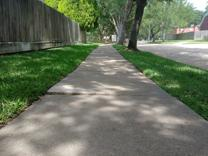
%> input picture sidewalk_pics/play_2.jpg, 208 x 156 px
$ octave detect_sidewalk.m   (GNU Octave 9; MATLAB toolbox functions it lacks are replaced by stand-ins)
%> lines starting %> are read from the running program, lines starting %| are printed output that depends on the picture
### CannyEdgeDetector.m
% Perform edge detection with interpolation during non maximum suppression
function [Gmag, angle] =  CannyEdgeDetector(im)
    close all;  % Close figures
    saveImage = false;
    sigma = 1; % Gaussian filter sigma
    highThresholdRatio = 0.275; % High threshold ratio
    lowThresholdRatio = 0.25; % Low threshold ratio OF THE high threshold

    % Change the current folder to the folder of this m-file.
    % Courtesy of Brett Shoelson
    if(~isdeployed)
      cd(fileparts(which(mfilename)));
    end

%     im = imread('sw_2.jpg');

    if saveImage
        figure; imshow(im);
        title('Original Image');
        imwrite(im, 'Output_Photos\1_original.jpg');
    end

    % Smooth with Gaussian 5x5 filter to reduce noise
%     im = rgb2gray(im);

    if saveImage
        figure; imshow(im);
        title('B/W Image');
        imwrite(im, 'Output_Photos\2_bw.jpg');
    end

    im = double(imgaussfilt(im,sigma));

    if saveImage
        figure; imshow(NormalizeMatrix(im));
        title('Gaussian Filter');
        imwrite(NormalizeMatrix(im), 'Output_Photos\3_gaussian.jpg');
    end

    % Find the intensity gradient of the image
    Gx = SobelFilter(im, 'x');
    Gy = SobelFilter(im, 'y');
    Gx = imgaussfilt(Gx,sigma);
    Gy = imgaussfilt(Gy,sigma);

    if saveImage
        figure; imshow(abs(NormalizeMatrix(Gx)));
        title('Gx Sobel Filter');
        imwrite(abs(NormalizeMatrix(Gx)), 'Output_Photos\4_gx_sobel.jpg');
    end

    if saveImage
        figure; imshow(abs(NormalizeMatrix(Gy)));
        title('Gy Sobel Filter');
        imwrite(abs(NormalizeMatrix(Gy)), 'Output_Photos\5_gy_sobel.jpg');
    end

    % Find the magnitude of the gradient
    Gmag = sqrt(Gx.^2 + Gy.^2);
    angle = atan2(Gy,Gx)*180/pi;

    if saveImage
        figure; imshow(NormalizeMatrix(Gmag));
        title('Gmag');
        imwrite(NormalizeMatrix(Gmag), 'Output_Photos\6_gmag.jpg');
    end

    % Perform non-maximum suppression using interpolation
    [h,w] = size(im);
    X=[-1,0,+1 ;-1,0,+1 ;-1,0,+1];
	Y=[-1,-1,-1 ;0,0,0 ;+1,+1,+1];
    output = zeros(h,w);
    x = [0 1];
    for i=2:h-1 % row
        for j=2:w-1 % col
            if (angle(i,j)>=0 && angle(i,j)<=45) || ...
                    (angle(i,j)<-135 && angle(i,j)>=-180)
                yBot = [Gmag(i,j+1) Gmag(i+1,j+1)];
                yTop = [Gmag(i,j-1) Gmag(i-1,j-1)];
                x_est = abs(Gy(i,j)/Gmag(i,j)); % y
                if (Gmag(i,j) >= ((yBot(2)-yBot(1))*x_est+yBot(1)) && ...
                    Gmag(i,j) >= ((yTop(2)-yTop(1))*x_est+yTop(1))) % interpolation
                    output(i,j)= Gmag(i,j);
                else
                    output(i,j)=0;
                end
            elseif (angle(i,j)>45 && angle(i,j)<=90) || ...
                    (angle(i,j)<-90 && angle(i,j)>=-135)
                yBot = [Gmag(i+1,j) Gmag(i+1,j+1)];
                yTop = [Gmag(i-1,j) Gmag(i-1,j-1)];
                x_est = abs(Gx(i,j)/Gmag(i,j));
                if (Gmag(i,j) >= ((yBot(2)-yBot(1))*x_est+yBot(1)) && ...
                    Gmag(i,j) >= ((yTop(2)-yTop(1))*x_est+yTop(1)))
                    output(i,j)= Gmag(i,j);
                else
                    output(i,j)=0;
                end
            elseif (angle(i,j)>90 && angle(i,j)<=135) || ...
                    (angle(i,j)<-45 && angle(i,j)>=-90)
                yBot = [Gmag(i+1,j) Gmag(i+1,j-1)];
                yTop = [Gmag(i-1,j) Gmag(i-1,j+1)];
                x_est = abs(Gx(i,j)/Gmag(i,j));
                if (Gmag(i,j) >= ((yBot(2)-yBot(1))*x_est+yBot(1)) && ...
                    Gmag(i,j) >= ((yTop(2)-yTop(1))*x_est+yTop(1)))
                    output(i,j)= Gmag(i,j);
                else
                    output(i,j)=0;
                end
            elseif (angle(i,j)>135 && angle(i,j)<=180) || ...
                    (angle(i,j)<0 && angle(i,j)>=-45)
                yBot = [Gmag(i,j-1) Gmag(i+1,j-1)];
                yTop = [Gmag(i,j+1) Gmag(i-1,j+1)];
                x_est = abs(Gx(i,j)/Gmag(i,j));
                if (Gmag(i,j) >= ((yBot(2)-yBot(1))*x_est+yBot(1)) && ...
                    Gmag(i,j) >= ((yTop(2)-yTop(1))*x_est+yTop(1)))
                    output(i,j)= Gmag(i,j);
                else
                    output(i,j)=0;
                end
            end
        end
    end

    Gmag = NormalizeMatrix(output);
    if saveImage
        figure; imshow(Gmag);
        title('Non Maximum Suppression');
        imwrite(Gmag, 'Output_Photos\7_non_maximum_suppression.jpg');
    end

    % Perform double thresholding
    highThreshold = max(max(Gmag))*highThresholdRatio;
    lowThreshold = highThreshold*lowThresholdRatio;
    strongEdgesRow = zeros(1,h*w); % Keep track of the strong edge row index
    strongEdgesCol = zeros(1,h*w); % Keep track of the strong edge col index
    weakEdgesRow = zeros(1,h*w);  % Keep track of the weak edge row index
    weakEdgesCol = zeros(1,h*w);  % Keep track of the weak edge col index
    strongIndex = 1;
    weakIndex = 1;
    for i=2:h-1 % row
        for j=2:w-1 % col
            if Gmag(i,j) > highThreshold    % Strong edge
                Gmag(i,j) = 1;
                strongEdgesRow(strongIndex) = i;
                strongEdgesCol(strongIndex) = j;
                strongIndex = strongIndex + 1;
            elseif Gmag(i,j) < lowThreshold % No edge
                Gmag(i,j) = 0;
            else                            % Weak edge
                weakEdgesRow(weakIndex) = i;
                weakEdgesCol(weakIndex) = j;
                weakIndex = weakIndex + 1;
            end
        end
    end

    if saveImage
        figure; imshow(Gmag);
        title('Double Threshold');
        imwrite(Gmag, 'Output_Photos\8_double_threshold.jpg');
    end

    % Perform edge tracking by hysteresis
    set(0,'RecursionLimit',10000)
    for i=1:strongIndex-1
        % Find the weak edges that are connected to strong edges and set
        % them to 1
        Gmag = FindConnectedWeakEdges(Gmag, strongEdgesRow(i),...
            strongEdgesCol(i));
    end
    if saveImage
         figure; imshow(Gmag);
         title('Edge Tracking Before Clean Up');
        imwrite(Gmag, 'Output_Photos\9_edge_tracking.jpg');
    end

    % Remove the remaining weak edges that are not actually edges
    % and is noise instead
    for i=1:weakIndex-1
        if Gmag(weakEdgesRow(i),weakEdgesCol(i)) ~= 1
            Gmag(weakEdgesRow(i),weakEdgesCol(i)) = 0;
        end
    end

    if saveImage
        figure; imshow(Gmag);
        title('Edge Tracking After Clean Up');
        imwrite(Gmag, 'Output_Photos\10_final.jpg');
    end

% [6 lines of commented-out code are left out]
end

% Perform sobel filter
function[A] = SobelFilter(A, filterDirection)
    switch filterDirection
        case 'x'
            Gx = [-1 0 +1; -2 0 +2; -1 0 +1];
            A = imfilter(A, double(Gx), 'conv', 'replicate');
        case 'y'
            Gy = [-1 -2 -1; 0 0 0; +1 +2 +1];
            A = imfilter(A, double(Gy), 'conv', 'replicate');
        otherwise
            error('Bad filter direction - try inputs ''x'' or ''y''');
    end
end

% Find weak edges that are connected to strong edges and set them to 1
function[Gmag] = FindConnectedWeakEdges(Gmag, row, col)
    for i = -3:1:3
        for j = -3:1:3
            if (row+i > 0) && (col+j > 0) && (row+i < size(Gmag,1)) && ...
                    (col+j < size(Gmag,2)) % Make sure we are not out of bounds
                if (Gmag(row+i,col+j) > 0) && (Gmag(row+i,col+j) < 1)
                    Gmag(row+i,col+j) = 1;
                    Gmag = FindConnectedWeakEdges(Gmag, row+i, col+j);
                end
            end
        end
    end
end

### NormalizeMatrix.m
% Normalize matrix
function[A] = NormalizeMatrix(A)
    A = A/max(A(:));
end

### detect_sidewalk.m
%Implenting this paper: http://wscg.zcu.cz/wscg2014/Short/N19-full.pdf
%close all;
fName = 'sidewalk_pics/play_2.jpg';
img = imread(fName);
%> img is the input picture: size 156x208x3 uint8; mean R, G, B 105.8, 114.8, 94.8
%img = imresize(img, 0.05); %make it smaller
% imwrite(img, fName);
% 2) convert to grayscale
gray = rgb2gray(img);
% 3) and 4) histogram equalization and median filter
gray_eq = medfilt2(histeq(gray), [9 9]);
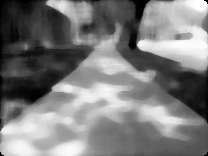
%> gray_eq: size 156x208 uint8; min 0, max 255, mean 123.9
% 5) Canny edge detector
[I_m, I_a] = CannyEdgeDetector(gray);
%> in CannyEdgeDetector, `im = double(imgaussfilt(im,sigma));`:
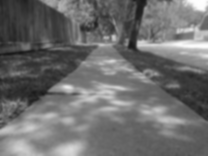
%> im: size 156x208 double; min 25, max 254, mean 109.8
%> in SobelFilter, `A = imfilter(A, double(Gx), 'conv', 'replicate');`:
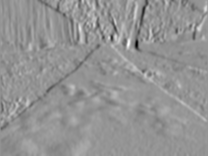
%> A: size 156x208 double; min -438, max 314, mean -1.5; drawn with min black and max white
%> in CannyEdgeDetector, `Gy = imgaussfilt(Gy,sigma);`:
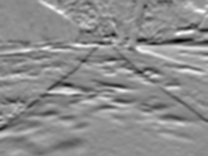
%> Gy: size 156x208 double; min -266, max 212.2, mean -0.9; drawn with min black and max white
%> in CannyEdgeDetector, `angle = atan2(Gy,Gx)*180/pi;`:
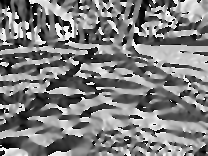
%> angle: size 156x208 double; min -180, max 180, mean -0.1; drawn with min black and max white
%> after the loop in CannyEdgeDetector, `for i=2:h-1`:
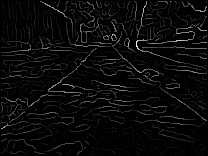
%> output: size 156x208 double; min 0, max 342.2, mean 12.8; drawn with min black and max white
%> after the loop in CannyEdgeDetector, `for i=2:h-1`: x_est = 0.536; yBot = [6.32 7.46]; yTop = [0.965 0.46]
%> in CannyEdgeDetector, `highThreshold = max(max(Gmag))*highThresholdRatio;`: highThreshold = 0.275
%> in CannyEdgeDetector, `lowThreshold = highThreshold*lowThresholdRatio;`: lowThreshold = 0.0688
%> after the loop in CannyEdgeDetector, `for i=2:h-1`:
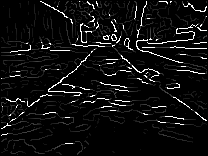
%> Gmag: size 156x208 double; min 0, max 1, mean 0.0623
%> after the loop in CannyEdgeDetector, `for i=2:h-1`: strongIndex = 1445; weakIndex = 3753
%> the loop in CannyEdgeDetector, `for i=1:strongIndex-1` made 3 passes
%> the run ends on the next line

$ run again, with sidewalk_pics/play_1.jpg copied over sidewalk_pics/play_2.jpg
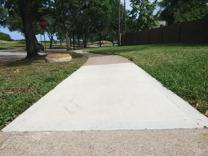
%> input picture sidewalk_pics/play_1.jpg, 208 x 156 px
%> img is the input picture: size 156x208x3 uint8; mean R, G, B 130.4, 132.9, 118.1
%> after the loop in CannyEdgeDetector, `for i=2:h-1`:
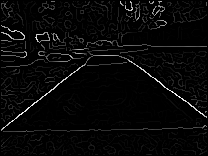
%> output: size 156x208 double; min 0, max 336.2, mean 11; drawn with min black and max white
%> after the loop in CannyEdgeDetector, `for i=2:h-1`: x_est = 0.0323; yBot = [13.84 10.82]; yTop = [7.89 13.92]
%> highThreshold = 0.275
%> lowThreshold = 0.0688
%> after the loop in CannyEdgeDetector, `for i=2:h-1`:
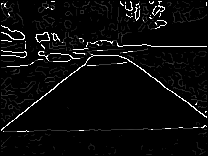
%> Gmag: size 156x208 double; min 0, max 1, mean 0.0438
%> after the loop in CannyEdgeDetector, `for i=2:h-1`: strongIndex = 1074; weakIndex = 2580
%> the loop in CannyEdgeDetector, `for i=1:strongIndex-1` made 1 pass

$ run again, with sidewalk_pics/play_3.jpg copied over sidewalk_pics/play_2.jpg
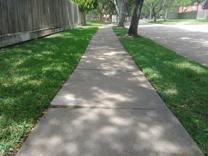
%> input picture sidewalk_pics/play_3.jpg, 208 x 156 px
%> img is the input picture: size 156x208x3 uint8; mean R, G, B 109.9, 121.6, 100.8
%> after the loop in CannyEdgeDetector, `for i=2:h-1`:
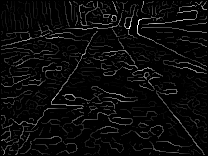
%> output: size 156x208 double; min 0, max 299.6, mean 13; drawn with min black and max white
%> after the loop in CannyEdgeDetector, `for i=2:h-1`: x_est = 0.511; yBot = [43.88 36.72]; yTop = [49.39 61.1]
%> highThreshold = 0.275
%> lowThreshold = 0.0688
%> after the loop in CannyEdgeDetector, `for i=2:h-1`:
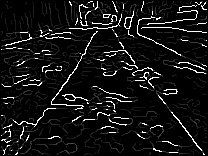
%> Gmag: size 156x208 double; min 0, max 1, mean 0.0785
%> after the loop in CannyEdgeDetector, `for i=2:h-1`: strongIndex = 1958; weakIndex = 3845
%> the loop in CannyEdgeDetector, `for i=1:strongIndex-1` made 9 passes
